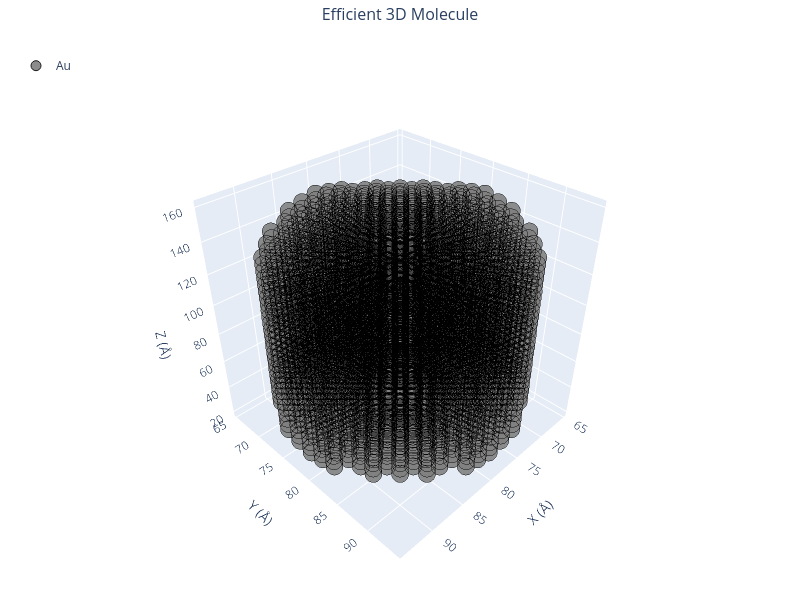

Source (notebook cell):
### Markdown cell above
### 🔹 Example 2 – Gold Nanowire (material="Au", structure_type="nanowire", fcc lattice=4.08 Å, radius=1.5 nm, length=10 nm, vacuum=12 Å)

Here, a gold (Au) nanowire is built using an FCC crystal structure with a lattice constant of 4.08 Å.
The wire has a radius of 1.5 nm and a length of 10 nm, with a 12 Å vacuum around it to prevent interaction with neighboring cells.

Gold nanowires are key in nanoscale interconnects, plasmonic waveguides, and mechanical testing at the atomic scale.
Their 1D morphology enables quantized conductance and unique surface electron behavior.

### Code cell
from pygamlab.structures.Generators.one_d import Nano_OneD_Builder 

from pygamlab.structures.gamvis import Molecular_Visualizer 

builder = Nano_OneD_Builder(material="Au", structure_type="nanowire", lattice_constant=4.08, crystal_structure="fcc", radius=1.5, length=10.0, vacuum=12.0)
oned2=builder.atoms 
 
Molecular_Visualizer(oned2,format='efficient_plotly') 
Molecular_Visualizer(oned2,format='matplotlib') 
Molecular_Visualizer(oned2,format='pyvista')

### Figure 1 — Plotly figure (JSON) as saved in the notebook; plotly's stock layout.template omitted (floating-point values rounded to 4 significant figures; data arrays with more than 128 entries replaced by an {"elided": "..."} marker saying what was removed)
{"data": [{"hoverinfo": "text", "hovertext": {"elided": "5237 str values"}, "marker": {"color": "gray", "line": {"color": "black", "width": 1}, "opacity": 0.9, "size": 10}, "mode": "markers", "name": "Au", "type": "scatter3d", "x": {"elided": "5237 float values"}, "y": {"elided": "5237 float values"}, "z": {"elided": "5237 float values"}}], "layout": {"font": {"size": 12}, "height": 600, "legend": {"x": 0.02, "y": 0.98}, "margin": {"b": 0, "l": 0, "r": 0, "t": 40}, "scene": {"aspectmode": "cube", "bgcolor": "rgba(240,240,240,0.1)", "camera": {"eye": {"x": 1.5, "y": 1.5, "z": 1.5}}, "xaxis": {"title": {"text": "X (Å)"}}, "yaxis": {"title": {"text": "Y (Å)"}}, "zaxis": {"title": {"text": "Z (Å)"}}}, "showlegend": true, "title": {"font": {"size": 16}, "text": "Efficient 3D Molecule", "x": 0.5}, "width": 800}}
